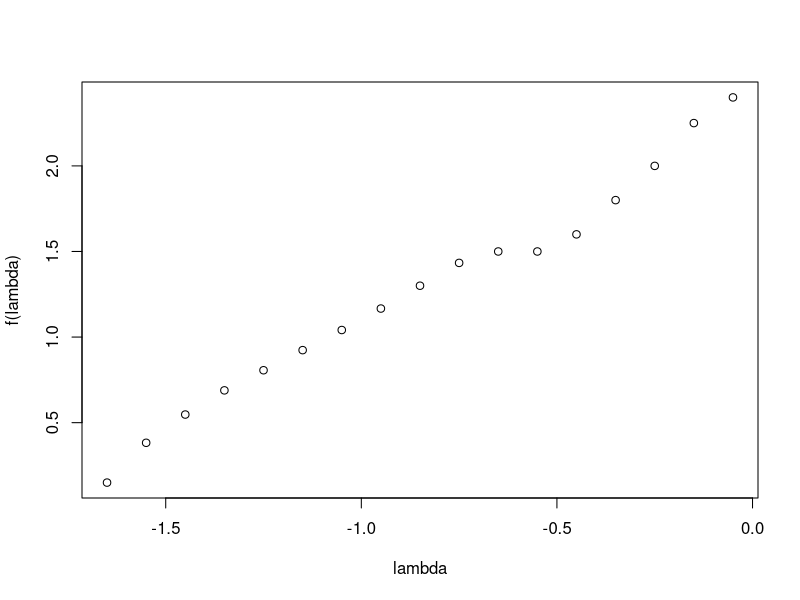
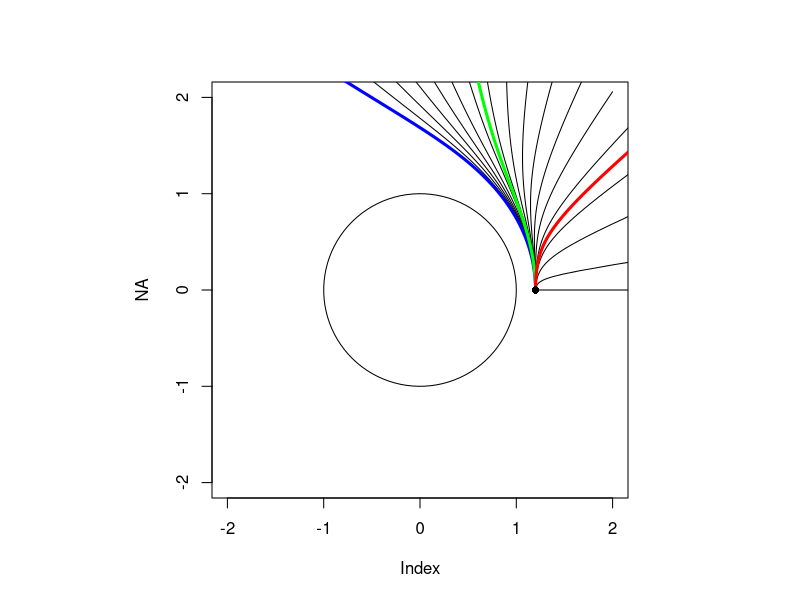

The R script that drew these images, in order:
## ---- chunk 1
knitr::opts_chunk$set(echo = TRUE)
## ---- chunk 2
library("deSolve")
## ---- chunk 3
rdashdash <- function(r,rdash,lambda,M=1/2){
    x <- sqrt(1-2*M/r)
    return(
    (M*(4+lambda*(4-3*x))*r^2 + (-1+lambda*(-1+x))*r^3 + M*(3 + lambda*(3-2*x))*rdash^2 +
     2*r*(M^2*(-2+lambda*(-2+x)) + (-1+lambda*(-1+x))*rdash^2))/((-1+lambda*(-1+x))*r*(-2*M+r))
    )
}
## ---- chunk 4
string <- function(r0,lambda=0,angles=seq(from = 0, to = 0.5, by = 0.01)){

    parameters <- c(lambda = lambda, M = 1/2)
    state <- c(r = r0, rdash = 0)
    times <- angles

    Lorenz <- function(t, state, parameters){
        with(as.list(c(state, parameters)), {
            dr <- rdash
            drdash <- rdashdash(r, rdash, lambda, M)
            list(c(dr, drdash))
        })
    }
    
    out <- ode(y = state, times = times, func = Lorenz, parms = parameters)
    
    
    phi <- out[,1]
    r <- out[,2]
    
    return(cbind(r*cos(phi),r*sin(phi)))
}
## ---- chunk 5


lambda <- seq(from = -0.05, to = -1.7, by = -0.1)
f <- approxfun(
    c(0,-0.1,-0.2,-0.5, -0.7, -1,  -1.4,     -1.6,-1.7),
    c(2.4,2.4, 2.1,1.5,   1.5, 1.1,  0.63, 0.3,0)
)

plot(lambda,f(lambda))

size <- 2
par(pty="s")
plot(NA,type="n",asp=1,xlim=c(-size,size),ylim=c(-size,size))
th <- seq(from=0,to=2*pi,len=100)
points(cos(th),sin(th),type='l')  # event horizon

for(l in lambda){
    points(string(r0=1.2,lambda=l,angles=seq(0,f(l),0.01)),type='l')
}

segments(1.2,0,4,0)
docolour <- function(lambda,...){
    points(string(r0=1.2,lambda=lambda,angles=seq(0,f(lambda),0.01)), type='l', lwd=3, ...)
}
docolour(-0.05,col='blue')
docolour(-0.7,col='green')
docolour(-1.4,col='red')
points(1.2,0,pch=16)
